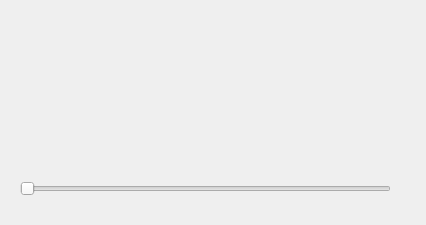
<?xml version="1.0" encoding="UTF-8"?>
<ui version="4.0">
 <class>MainWindow</class>
 <widget class="QMainWindow" name="MainWindow">
  <property name="geometry">
   <rect>
	<x>0</x>
	<y>0</y>
	<width>426</width>
	<height>225</height>
   </rect>
  </property>
  <property name="windowTitle">
   <string>Test QSlider v13.5</string>
  </property>
  <widget class="QWidget" name="centralwidget">
   <widget class="QLabel" name="label">
	<property name="geometry">
 	<rect>
  	<x>50</x>
  	<y>40</y>
  	<width>141</width>
  	<height>101</height>
 	</rect>
	</property>
	<property name="font">
 	<font>
  	<family>Sitka</family>
  	<pointsize>36</pointsize>
  	<bold>true</bold>
 	</font>
	</property>
	<property name="text">
 	<string/>
	</property>
   </widget>
   <widget class="QSlider" name="horizontalSlider">
	<property name="geometry">
 	<rect>
  	<x>20</x>
  	<y>180</y>
  	<width>371</width>
  	<height>18</height>
 	</rect>
	</property>
	<property name="maximum">
 	<number>31</number>
	</property>
	<property name="orientation">
 	<enum>Qt::Horizontal</enum>
	</property>
   </widget>
  </widget>
 </widget>
 <resources/>
 <connections/>
</ui>
